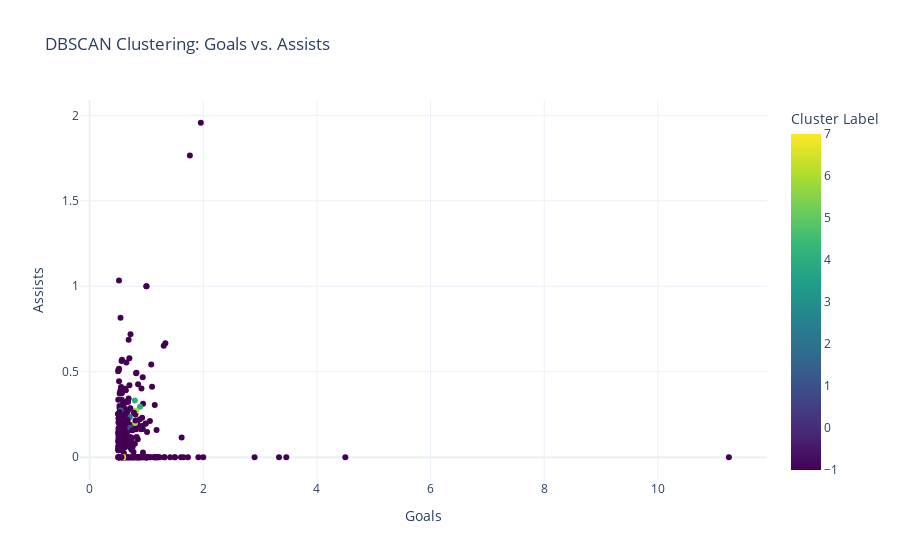

Write notebook code for a chart like this one.
### Code cell
fig = px.scatter(
    data_frame=X,
    x='goals',
    y='assists',
    color='dbscan',
    color_continuous_scale='Viridis',
    title='DBSCAN Clustering: Goals vs. Assists',
    labels={'goals': 'Goals', 'assists': 'Assists', 'color': 'Cluster Label'}
)

# Update layout for better visualization
fig.update_layout(
    xaxis_title='Goals',
    yaxis_title='Assists',
    coloraxis_colorbar=dict(title='Cluster Label'),
    template='plotly_white'
)

# Show the plot
fig.show()

### Figure 1 — Plotly figure (JSON) as saved in the notebook; plotly's stock layout.template omitted (floating-point values rounded to 4 significant figures; data arrays with more than 128 entries replaced by an {"elided": "..."} marker saying what was removed)
{"data": [{"hovertemplate": "Goals=%{x}<br>Assists=%{y}<br>dbscan=%{marker.color}<extra></extra>", "legendgroup": "", "marker": {"color": {"elided": "364 int values"}, "coloraxis": "coloraxis", "symbol": "circle"}, "mode": "markers", "name": "", "orientation": "v", "showlegend": false, "type": "scatter", "x": {"elided": "364 float values"}, "xaxis": "x", "y": {"elided": "364 float values"}, "yaxis": "y"}], "layout": {"coloraxis": {"colorbar": {"title": {"text": "Cluster Label"}}, "colorscale": [[0, "#440154"], [0.1111, "#482878"], [0.2222, "#3e4989"], [0.3333, "#31688e"], [0.4444, "#26828e"], [0.5556, "#1f9e89"], [0.6667, "#35b779"], [0.7778, "#6ece58"], [0.8889, "#b5de2b"], [1, "#fde725"]]}, "legend": {"tracegroupgap": 0}, "title": {"text": "DBSCAN Clustering: Goals vs. Assists"}, "xaxis": {"anchor": "y", "domain": [0, 1], "title": {"text": "Goals"}}, "yaxis": {"anchor": "x", "domain": [0, 1], "title": {"text": "Assists"}}}}
